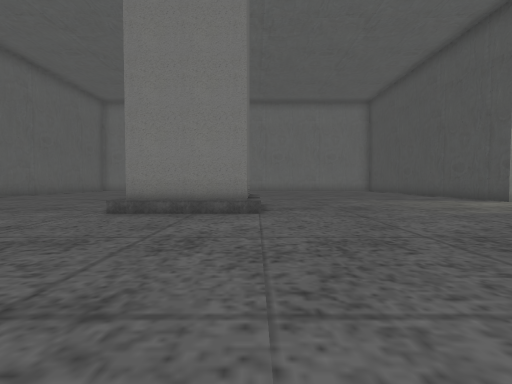
View 1 (above)

20 first-person views from a walk through a Unity game level. The camera is 0.59 m above the floor, tilts 2° down and sees 85° across. The floor is counted in squares, 1 m on a side. Each view is taken from the middle of a square. On the plan, view 1 faces up. The plan holds only what a view shows up to about 9 squares ahead; the rest is blank. The place goes on beyond the plan. The player character is not drawn. Some surface patterns are stand-ins.

View 2
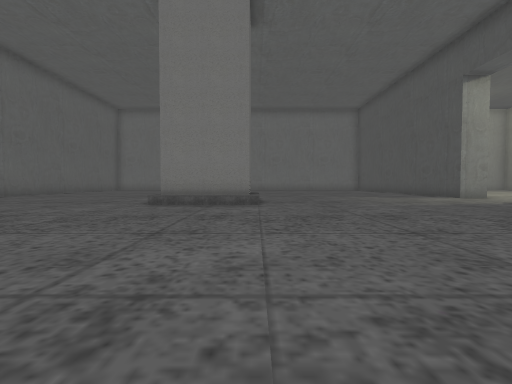

View 3
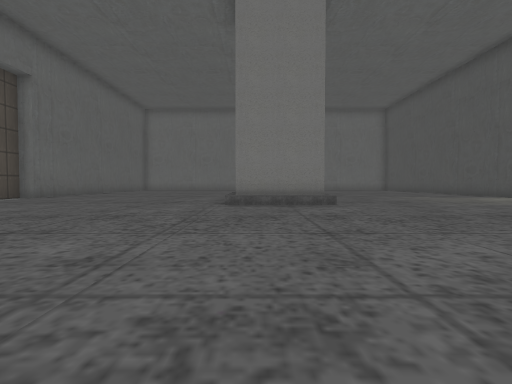

View 4
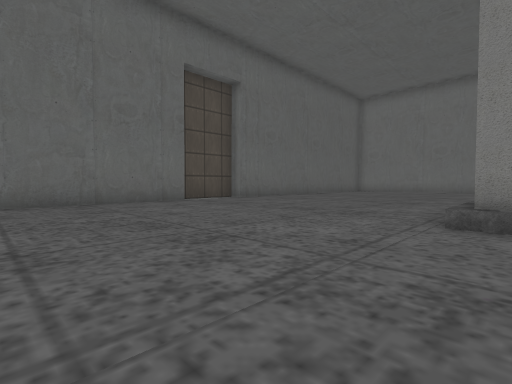

View 5
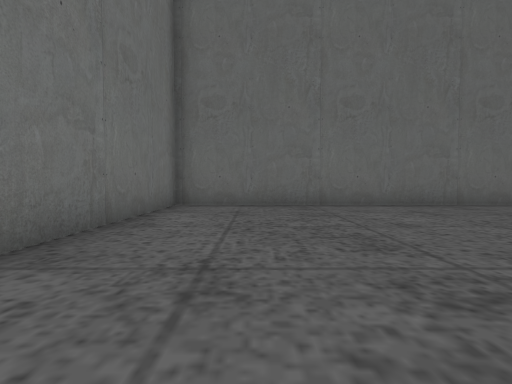

View 6
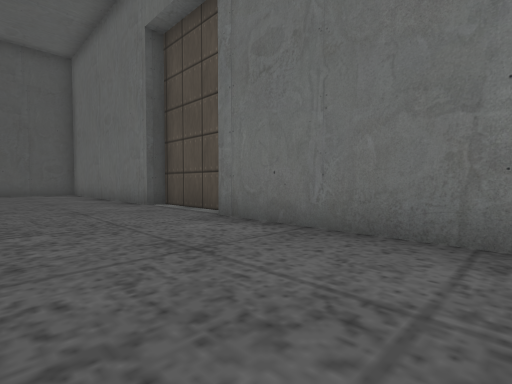

View 7
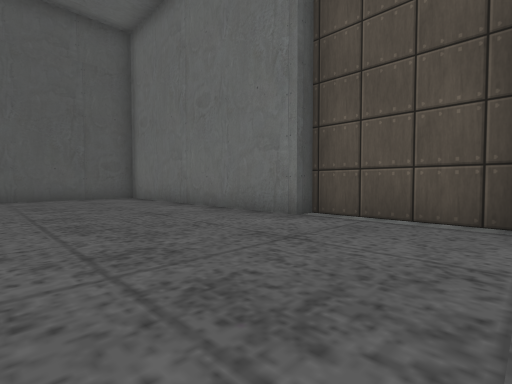

View 8
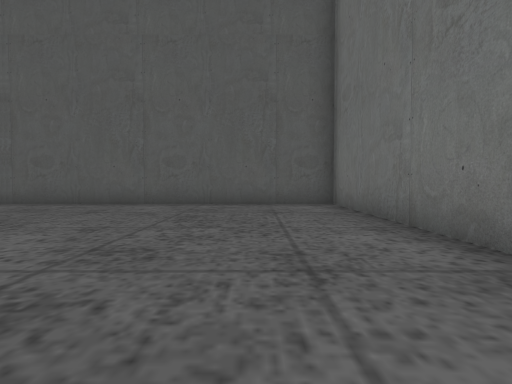

View 9
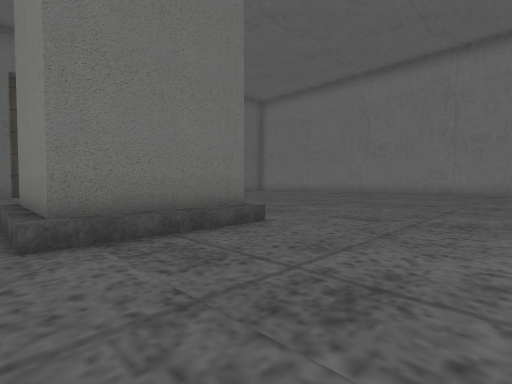

View 10
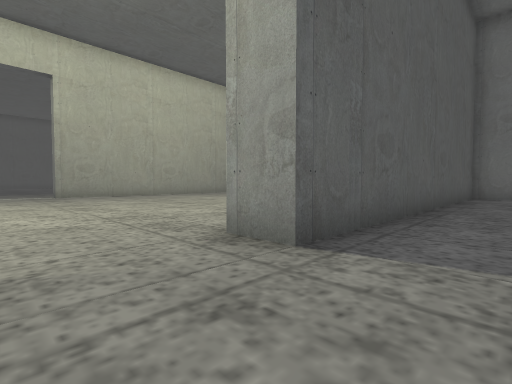

View 11
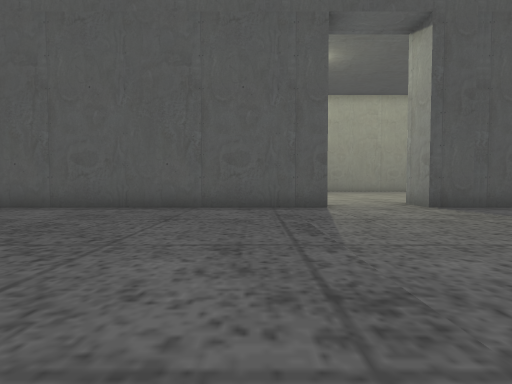

View 12
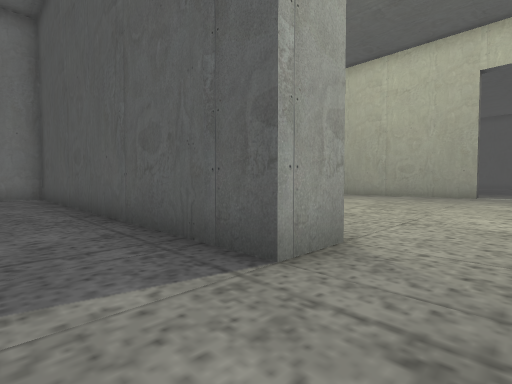

View 13
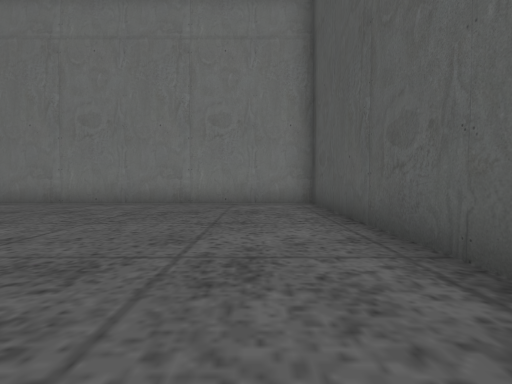

View 14
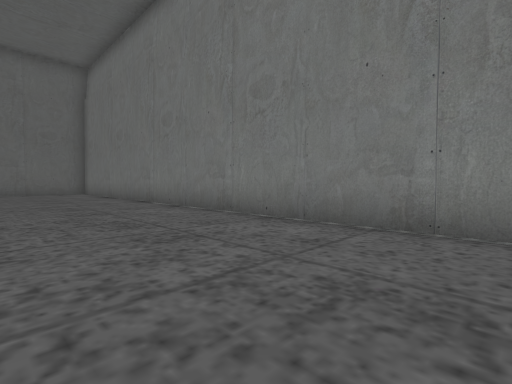

View 15
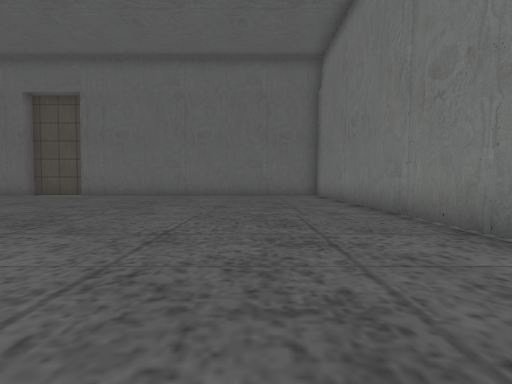

View 16
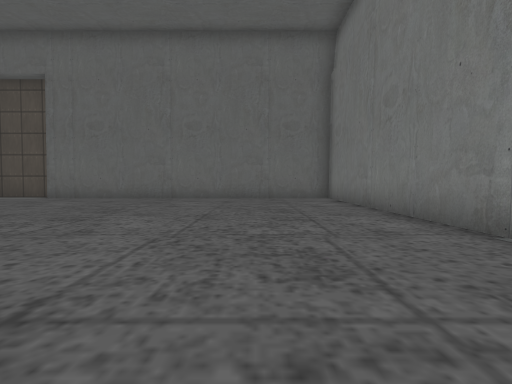

View 17
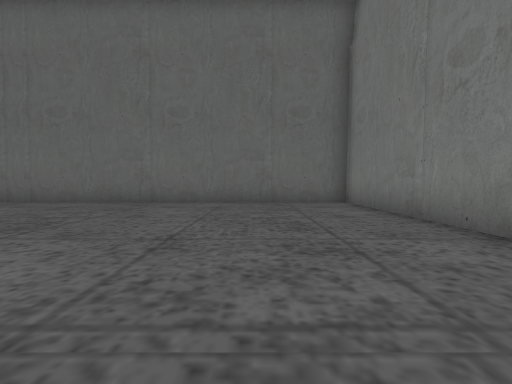

View 18
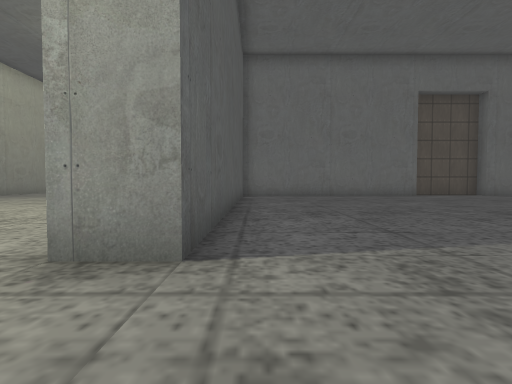

View 19
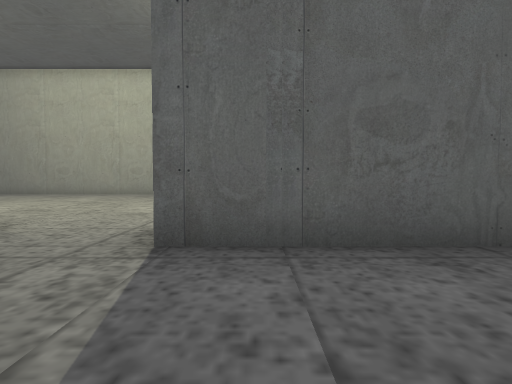

View 20
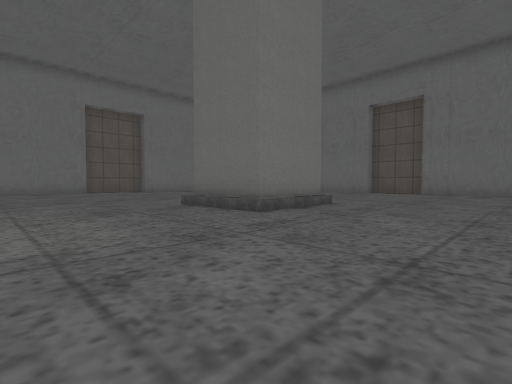

### Floor plan
Points are (right, up) in squares from view 1. A wall is a line through its corners. A room is listed if a view was taken in it or the views show most of it. See-through windows are left out.
Room 1 (views 1, 2, 3, 4, 5, 6, 7, 8, 9, 10, 11, 12, 13, 14, 15, 16, 17, 18, 19, 20)
walls: (-2.6, 7.9) (-0.2, 7.9) (-0.2, 5.5) (-2.6, 5.5); (8.6, 8.3) (7.5, 8.3) (7.5, 18.7) (-10.2, 18.7) (-10.2, 8.4); (-10.2, 5.6) (-10.2, -4.1) (-2.9, -4.1); (-2.9, -4.6) (0, -4.6) (0, -4.1) (7.5, -4.1) (7.5, 5.9) (8.6, 5.9)
low walls: (-2.9, 8.1) (0.1, 8.1) (0.1, 5.2) (-2.9, 5.2)
ways out: opening at (8, 7)

Where each view was taken, in squares from view 1:
view 1: 0 up, 0 right, facing up
view 2: 2 down, 0 right, facing up
view 3: 2 down, 2 left, facing up
view 4: 1 up, 2 left, facing up-left
view 5: 2 down, 3 left, facing left
view 6: 1 down, 7 left, facing down-right
view 7: 0 up, 3 left, facing down-right
view 8: 2 down, 0 right, facing right
view 9: 5 up, 3 right, facing up-left
view 10: 8 up, 6 right, facing down-right
view 11: 10 up, 1 right, facing right
view 12: 7 up, 6 right, facing up-right
view 13: 11 up, 6 right, facing up
view 14: 15 up, 5 right, facing up-left
view 15: 16 up, 2 right, facing left
view 16: 16 up, 0 right, facing left
view 17: 16 up, 2 left, facing left
view 18: 8 up, 7 right, facing down
view 19: 5 up, 5 right, facing right
view 20: 12 up, 4 right, facing down-left
